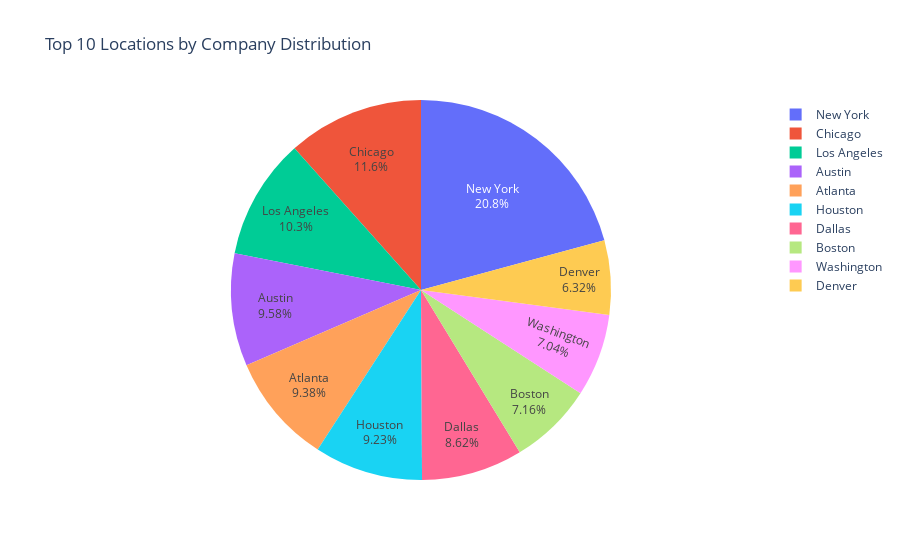

Source (notebook cell):
### Markdown cell above
#### The visualization based on the type of data - nominal data type

### Code cell
import plotly.express as px

# Count the number of companies in each location
location_counts = cleaned_data['location'].value_counts().reset_index()
location_counts.columns = ['location', 'company']

# Select the top 10 locations
top_10_locations = location_counts.head(10)

# Plotting an interactive pie chart for the top 10 locations
fig = px.pie(top_10_locations, values='company', names='location', title='Top 10 Locations by Company Distribution')
fig.update_traces(textposition='inside', textinfo='percent+label')
fig.show()

### Figure 1 — Plotly figure (JSON) as saved in the notebook; plotly's stock layout.template omitted (floating-point values rounded to 4 significant figures)
{"data": [{"domain": {"x": [0, 1], "y": [0, 1]}, "hovertemplate": "location=%{label}<br>company=%{value}<extra></extra>", "labels": ["New York", "Chicago", "Los Angeles", "Austin", "Atlanta", "Houston", "Dallas", "Boston", "Washington", "Denver"], "legendgroup": "", "name": "", "showlegend": true, "textinfo": "percent+label", "textposition": "inside", "type": "pie", "values": [842, 470, 417, 388, 380, 374, 349, 290, 285, 256]}], "layout": {"legend": {"tracegroupgap": 0}, "title": {"text": "Top 10 Locations by Company Distribution"}}}
